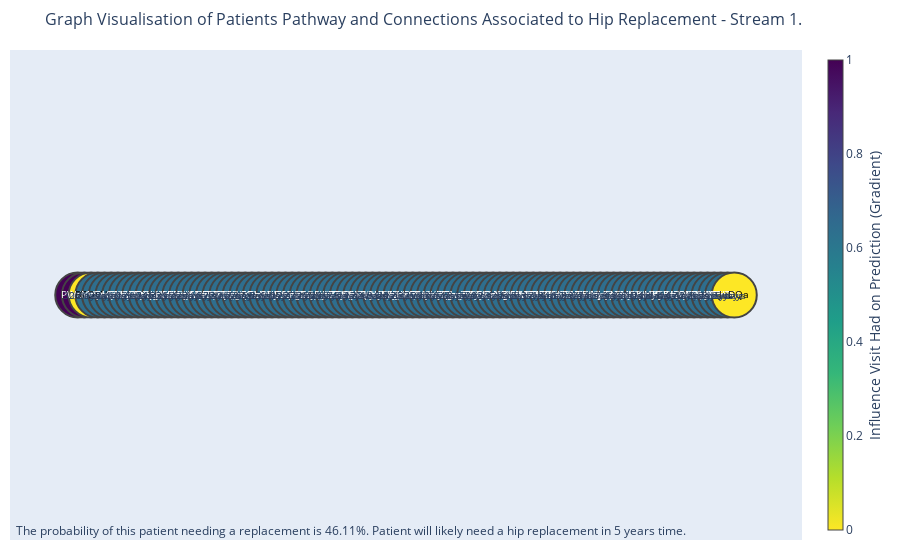

This figure's notebook cell:
### Code cell
# Generate edge_x and edge_y
edge_x = []
edge_y = []

for _, row in edge_pos_df.iterrows():
    edge_x.extend([row['x0'], row['x1'], None])
    edge_y.extend([row['y0'], row['y1'], None])

# Create edge_trace
edge_trace = go.Scatter(
    x=edge_x,
    y=edge_y,
    line=dict(width=0.5, color='#888'),
    hoverinfo='none',  # Disable hover info for lines
    mode='lines'
)

# Generate node_x and node_y lists
node_x = pos_df['x'].tolist()
node_y = pos_df['y'].tolist()
node_labels = merged_pos_df['ReadCode'].tolist()
node_hover_text = merged_pos_df['ReadCode_descript'].tolist()


# Map the text colour based on the colour of the node so that it can be read
def text_color_mapping(numbers):
    return ['black' if num < 0.5 else 'white' for num in numbers]

text_colors = text_color_mapping(merged_pos_df['norm_timestep_ave_grad'].to_list())

# Create node_trace with static labels and hover text
node_trace = go.Scatter(
    x=node_x,
    y=node_y,
    mode='markers+text',
    text=node_labels,  # Static labels for nodes
    textposition='middle center', 
    textfont=dict(
        size=10,
        color=text_colors  # Set color for edge text
    ),
    hoverinfo='text',  # Configure hover info
    marker=dict(
        showscale=True,
        colorscale='Viridis',
        reversescale=True,
        color='black',
        size=45,
        colorbar=dict(
            thickness=15,
            title='Influence Visit Had on Prediction (Gradient)',
            xanchor='left',
            titleside='right'
        ),
        line_width=2
    ),
    # Add hover text as a separate trace if needed
    hovertext=node_hover_text
)

node_trace.marker.color = merged_pos_df['norm_timestep_ave_grad'].to_list() # colour the markers based on the number of node connections


# Calculate midpoints for annotations (optional)
annotations = []
for _, row in edge_pos_df.iterrows():
    mid_x = (row['x0'] + row['x1']) / 2
    mid_y = (row['y0'] + row['y1']) / 2
    annotations.append(
        dict(
            x=mid_x,
            y=mid_y,
            text=f"{int(round(row['time_between']*30.4167,0))} days",
            showarrow=False,
            font=dict(size=10),
            align="center"
        )
    )

if outcome == 'hip':
    out_print = f'Patient will likely need a hip replacement in {years_in_advance} years time.'
else:
    out_print = f'It is unlikely this patient will need a hip replacement in {years_in_advance} years time.'
stream_num = '1'

proba_of_replace = 1/ (1+np.exp(logits)) # use sigmoid to convert logits to probs
annotations.append(dict(
                    text=f"The probability of this patient needing a replacement is {round(proba_of_replace.item()*100,2)}%. {out_print}",
                    showarrow=False,
                    xref="paper", yref="paper",
                    x=0.005, y=-0.002 ))

# Create the figure
fig = go.Figure(data=[edge_trace, node_trace],
                layout=go.Layout(
                    title=f'Graph Visualisation of Patients Pathway and Connections Associated to Hip Replacement - Stream {stream_num}.',
                    titlefont_size=16,
                    showlegend=False,
                    hovermode='closest',
                    margin=dict(b=20, l=10, r=5, t=50),
                    annotations=annotations,
                    xaxis=dict(showgrid=False, zeroline=False, showticklabels=False),
                    yaxis=dict(showgrid=False, zeroline=False, showticklabels=False))
                )

if ((proba_of_replace.item() > 0.5) and (outcome != 'hip')) or ((proba_of_replace.item()) < 0.5) and (outcome == 'hip'):
    print("Model predicted incorrectly")

fig.show()

### Figure 1 — Plotly figure (JSON) as saved in the notebook; plotly's stock layout.template omitted (floating-point values rounded to 4 significant figures; data arrays with more than 128 entries replaced by an {"elided": "..."} marker saying what was removed)
{"data": [{"hoverinfo": "none", "line": {"color": "#888", "width": 0.5}, "mode": "lines", "type": "scatter", "x": {"elided": "294 int values"}, "y": {"elided": "294 int values"}}, {"hoverinfo": "text", "hovertext": ["28 ReadCode descript here", "319 ReadCode descript here", "479 ReadCode descript here", "140 ReadCode descript here", "100 ReadCode descript here", "304 ReadCode descript here", "481 ReadCode descript here", "226 ReadCode descript here", "218 ReadCode descript here", "242 ReadCode descript here", "240 ReadCode descript here", "173 ReadCode descript here", "293 ReadCode descript here", "356 ReadCode descript here", "495 ReadCode descript here", "316 ReadCode descript here", "72 ReadCode descript here", "81 ReadCode descript here", "293 ReadCode descript here", "403 ReadCode descript here", "204 ReadCode descript here", "273 ReadCode descript here", "206 ReadCode descript here", "471 ReadCode descript here", "339 ReadCode descript here", "476 ReadCode descript here", "386 ReadCode descript here", "402 ReadCode descript here", "5 ReadCode descript here", "398 ReadCode descript here", "127 ReadCode descript here", "441 ReadCode descript here", "421 ReadCode descript here", "417 ReadCode descript here", "42 ReadCode descript here", "113 ReadCode descript here", "53 ReadCode descript here", "171 ReadCode descript here", "124 ReadCode descript here", "121 ReadCode descript here", "325 ReadCode descript here", "254 ReadCode descript here", "250 ReadCode descript here", "304 ReadCode descript here", "205 ReadCode descript here", "83 ReadCode descript here", "407 ReadCode descript here", "197 ReadCode descript here", "205 ReadCode descript here", "141 ReadCode descript here", "389 ReadCode descript here", "30 ReadCode descript here", "170 ReadCode descript here", "392 ReadCode descript here", "29 ReadCode descript here", "215 ReadCode descript here", "24 ReadCode descript here", "379 ReadCode descript here", "17 ReadCode descript here", "45 ReadCode descript here", "211 ReadCode descript here", "349 ReadCode descript here", "435 ReadCode descript here", "141 ReadCode descript here", "60 ReadCode descript here", "251 ReadCode descript here", "95 ReadCode descript here", "153 ReadCode descript here", "308 ReadCode descript here", "271 ReadCode descript here", "73 ReadCode descript here", "368 ReadCode descript here", "28 ReadCode descript here", "336 ReadCode descript here", "475 ReadCode descript here", "297 ReadCode descript here", "387 ReadCode descript here", "196 ReadCode descript here", "166 ReadCode descript here", "289 ReadCode descript here", "48 ReadCode descript here", "502 ReadCode descript here", "473 ReadCode descript here", "194 ReadCode descript here", "131 ReadCode descript here", "42 ReadCode descript here", "423 ReadCode descript here", "281 ReadCode descript here", "280 ReadCode descript here", "320 ReadCode descript here", "146 ReadCode descript here", "490 ReadCode descript here", "57 ReadCode descript here", "128 ReadCode descript here", "322 ReadCode descript here", "306 ReadCode descript here", "413 ReadCode descript here", "455 ReadCode descript here", "393 ReadCode descript here"], "marker": {"color": [1, 1, 0, 0.6393, 0.6393, 0.6393, 0.6393, 0.6393, 0.6393, 0.6393, 0.6393, 0.6393, 0.6393, 0.6393, 0.6393, 0.6393, 0.6393, 0.6393, 0.6393, 0.6393, 0.6393, 0.6393, 0.6393, 0.6393, 0.6393, 0.6393, 0.6393, 0.6393, 0.6393, 0.6393, 0.6393, 0.6393, 0.6393, 0.6393, 0.6393, 0.6393, 0.6393, 0.6393, 0.6393, 0.6393, 0.6393, 0.6393, 0.6393, 0.6393, 0.6393, 0.6393, 0.6393, 0.6393, 0.6393, 0.6393, 0.6393, 0.6393, 0.6393, 0.6393, 0.6393, 0.6393, 0.6393, 0.6393, 0.6393, 0.6393, 0.6393, 0.6393, 0.6393, 0.6393, 0.6393, 0.6393, 0.6393, 0.6393, 0.6393, 0.6393, 0.6393, 0.6393, 0.6393, 0.6393, 0.6393, 0.6393, 0.6393, 0.6393, 0.6393, 0.6393, 0.6393, 0.6393, 0.6393, 0.6393, 0.6393, 0.6393, 0.6393, 0.6393, 0.6393, 0.6393, 0.6393, 0.6393, 0.6393, 0.6393, 0.6393, 0.6393, 0.6393, 0.6393, 0], "colorbar": {"thickness": 15, "title": {"side": "right", "text": "Influence Visit Had on Prediction (Gradient)"}, "xanchor": "left"}, "colorscale": [[0, "#440154"], [0.1111, "#482878"], [0.2222, "#3e4989"], [0.3333, "#31688e"], [0.4444, "#26828e"], [0.5556, "#1f9e89"], [0.6667, "#35b779"], [0.7778, "#6ece58"], [0.8889, "#b5de2b"], [1, "#fde725"]], "line": {"width": 2}, "reversescale": true, "showscale": true, "size": 45}, "mode": "markers+text", "text": ["PWaYV", "kKuPv", "BTOLN", "MtOuC", "SKrlZ", "jnQdK", "HaHZd", "uHuRE", "kqSSa", "xGItz", "ODTdq", "QXpao", "nLUFE", "JyAYW", "jVaMw", "sUtqV", "NBgYH", "hbSQs", "nLUFE", "MsKCt", "YHqXn", "ZUlQu", "FYvIS", "FFnaU", "GjgQS", "NxOTm", "kxOuO", "OIarL", "bEtvj", "nCISK", "UdZoe", "lHSSN", "LopeD", "VogCO", "QvsjF", "Oxqno", "coXKt", "ovuZT", "jjWTy", "xCaCG", "XOSyw", "aAXMY", "WaZbN", "jnQdK", "FyJwr", "vLwMb", "pEwFJ", "jQHbK", "FyJwr", "epNQm", "uxbTn", "EDHdv", "BHSKF", "iyxnl", "mIFZJ", "rjQio", "zQznn", "JasTs", "qjSPy", "cFEPl", "PKEGv", "nyBzz", "KCdlQ", "epNQm", "eYNAN", "lJXYU", "pWIWZ", "RwYMs", "xSBVR", "NhEGl", "EZlKe", "abKxE", "PWaYV", "viOIS", "GzbeD", "zxBiU", "Pbclq", "ldHjx", "wKmyN", "dyBpU", "UIobM", "CtENY", "lqsGc", "ejsKl", "udond", "QvsjF", "wGtyZ", "NPwNl", "svDcH", "THNCA", "mQLFE", "LQcUl", "ahZan", "KqhUB", "WsdfG", "yJNnK", "NFzZa", "VjuCA", "JuDQa"], "textfont": {"color": ["white", "white", "black", "white", "white", "white", "white", "white", "white", "white", "white", "white", "white", "white", "white", "white", "white", "white", "white", "white", "white", "white", "white", "white", "white", "white", "white", "white", "white", "white", "white", "white", "white", "white", "white", "white", "white", "white", "white", "white", "white", "white", "white", "white", "white", "white", "white", "white", "white", "white", "white", "white", "white", "white", "white", "white", "white", "white", "white", "white", "white", "white", "white", "white", "white", "white", "white", "white", "white", "white", "white", "white", "white", "white", "white", "white", "white", "white", "white", "white", "white", "white", "white", "white", "white", "white", "white", "white", "white", "white", "white", "white", "white", "white", "white", "white", "white", "white", "black"], "size": 10}, "textposition": "middle center", "type": "scatter", "x": [0, 1, 2, 3, 4, 5, 6, 7, 8, 9, 10, 11, 12, 13, 14, 15, 16, 17, 18, 19, 20, 21, 22, 23, 24, 25, 26, 27, 28, 29, 30, 31, 32, 33, 34, 35, 36, 37, 38, 39, 40, 41, 42, 43, 44, 45, 46, 47, 48, 49, 50, 51, 52, 53, 54, 55, 56, 57, 58, 59, 60, 61, 62, 63, 64, 65, 66, 67, 68, 69, 70, 71, 72, 73, 74, 75, 76, 77, 78, 79, 80, 81, 82, 83, 84, 85, 86, 87, 88, 89, 90, 91, 92, 93, 94, 95, 96, 97, 98], "y": [0, 0, 0, 0, 0, 0, 0, 0, 0, 0, 0, 0, 0, 0, 0, 0, 0, 0, 0, 0, 0, 0, 0, 0, 0, 0, 0, 0, 0, 0, 0, 0, 0, 0, 0, 0, 0, 0, 0, 0, 0, 0, 0, 0, 0, 0, 0, 0, 0, 0, 0, 0, 0, 0, 0, 0, 0, 0, 0, 0, 0, 0, 0, 0, 0, 0, 0, 0, 0, 0, 0, 0, 0, 0, 0, 0, 0, 0, 0, 0, 0, 0, 0, 0, 0, 0, 0, 0, 0, 0, 0, 0, 0, 0, 0, 0, 0, 0, 0]}], "layout": {"annotations": [{"align": "center", "font": {"size": 10}, "showarrow": false, "text": "30 days", "x": 0.5, "y": 0}, {"align": "center", "font": {"size": 10}, "showarrow": false, "text": "26 days", "x": 1.5, "y": 0}, {"align": "center", "font": {"size": 10}, "showarrow": false, "text": "21 days", "x": 2.5, "y": 0}, {"align": "center", "font": {"size": 10}, "showarrow": false, "text": "6 days", "x": 3.5, "y": 0}, {"align": "center", "font": {"size": 10}, "showarrow": false, "text": "27 days", "x": 4.5, "y": 0}, {"align": "center", "font": {"size": 10}, "showarrow": false, "text": "24 days", "x": 5.5, "y": 0}, {"align": "center", "font": {"size": 10}, "showarrow": false, "text": "1 days", "x": 6.5, "y": 0}, {"align": "center", "font": {"size": 10}, "showarrow": false, "text": "10 days", "x": 7.5, "y": 0}, {"align": "center", "font": {"size": 10}, "showarrow": false, "text": "12 days", "x": 8.5, "y": 0}, {"align": "center", "font": {"size": 10}, "showarrow": false, "text": "9 days", "x": 9.5, "y": 0}, {"align": "center", "font": {"size": 10}, "showarrow": false, "text": "19 days", "x": 10.5, "y": 0}, {"align": "center", "font": {"size": 10}, "showarrow": false, "text": "24 days", "x": 11.5, "y": 0}, {"align": "center", "font": {"size": 10}, "showarrow": false, "text": "16 days", "x": 12.5, "y": 0}, {"align": "center", "font": {"size": 10}, "showarrow": false, "text": "23 days", "x": 13.5, "y": 0}, {"align": "center", "font": {"size": 10}, "showarrow": false, "text": "21 days", "x": 14.5, "y": 0}, {"align": "center", "font": {"size": 10}, "showarrow": false, "text": "17 days", "x": 15.5, "y": 0}, {"align": "center", "font": {"size": 10}, "showarrow": false, "text": "6 days", "x": 16.5, "y": 0}, {"align": "center", "font": {"size": 10}, "showarrow": false, "text": "23 days", "x": 17.5, "y": 0}, {"align": "center", "font": {"size": 10}, "showarrow": false, "text": "1 days", "x": 18.5, "y": 0}, {"align": "center", "font": {"size": 10}, "showarrow": false, "text": "16 days", "x": 19.5, "y": 0}, {"align": "center", "font": {"size": 10}, "showarrow": false, "text": "27 days", "x": 20.5, "y": 0}, {"align": "center", "font": {"size": 10}, "showarrow": false, "text": "22 days", "x": 21.5, "y": 0}, {"align": "center", "font": {"size": 10}, "showarrow": false, "text": "30 days", "x": 22.5, "y": 0}, {"align": "center", "font": {"size": 10}, "showarrow": false, "text": "21 days", "x": 23.5, "y": 0}, {"align": "center", "font": {"size": 10}, "showarrow": false, "text": "7 days", "x": 24.5, "y": 0}, {"align": "center", "font": {"size": 10}, "showarrow": false, "text": "26 days", "x": 25.5, "y": 0}, {"align": "center", "font": {"size": 10}, "showarrow": false, "text": "7 days", "x": 26.5, "y": 0}, {"align": "center", "font": {"size": 10}, "showarrow": false, "text": "25 days", "x": 27.5, "y": 0}, {"align": "center", "font": {"size": 10}, "showarrow": false, "text": "23 days", "x": 28.5, "y": 0}, {"align": "center", "font": {"size": 10}, "showarrow": false, "text": "6 days", "x": 29.5, "y": 0}, {"align": "center", "font": {"size": 10}, "showarrow": false, "text": "10 days", "x": 30.5, "y": 0}, {"align": "center", "font": {"size": 10}, "showarrow": false, "text": "17 days", "x": 31.5, "y": 0}, {"align": "center", "font": {"size": 10}, "showarrow": false, "text": "22 days", "x": 32.5, "y": 0}, {"align": "center", "font": {"size": 10}, "showarrow": false, "text": "27 days", "x": 33.5, "y": 0}, {"align": "center", "font": {"size": 10}, "showarrow": false, "text": "22 days", "x": 34.5, "y": 0}, {"align": "center", "font": {"size": 10}, "showarrow": false, "text": "21 days", "x": 35.5, "y": 0}, {"align": "center", "font": {"size": 10}, "showarrow": false, "text": "24 days", "x": 36.5, "y": 0}, {"align": "center", "font": {"size": 10}, "showarrow": false, "text": "28 days", "x": 37.5, "y": 0}, {"align": "center", "font": {"size": 10}, "showarrow": false, "text": "10 days", "x": 38.5, "y": 0}, {"align": "center", "font": {"size": 10}, "showarrow": false, "text": "7 days", "x": 39.5, "y": 0}, {"align": "center", "font": {"size": 10}, "showarrow": false, "text": "5 days", "x": 40.5, "y": 0}, {"align": "center", "font": {"size": 10}, "showarrow": false, "text": "13 days", "x": 41.5, "y": 0}, {"align": "center", "font": {"size": 10}, "showarrow": false, "text": "17 days", "x": 42.5, "y": 0}, {"align": "center", "font": {"size": 10}, "showarrow": false, "text": "30 days", "x": 43.5, "y": 0}, {"align": "center", "font": {"size": 10}, "showarrow": false, "text": "24 days", "x": 44.5, "y": 0}, {"align": "center", "font": {"size": 10}, "showarrow": false, "text": "9 days", "x": 45.5, "y": 0}, {"align": "center", "font": {"size": 10}, "showarrow": false, "text": "6 days", "x": 46.5, "y": 0}, {"align": "center", "font": {"size": 10}, "showarrow": false, "text": "20 days", "x": 47.5, "y": 0}, {"align": "center", "font": {"size": 10}, "showarrow": false, "text": "12 days", "x": 48.5, "y": 0}, {"align": "center", "font": {"size": 10}, "showarrow": false, "text": "25 days", "x": 49.5, "y": 0}, {"align": "center", "font": {"size": 10}, "showarrow": false, "text": "23 days", "x": 50.5, "y": 0}, {"align": "center", "font": {"size": 10}, "showarrow": false, "text": "25 days", "x": 51.5, "y": 0}, {"align": "center", "font": {"size": 10}, "showarrow": false, "text": "28 days", "x": 52.5, "y": 0}, {"align": "center", "font": {"size": 10}, "showarrow": false, "text": "13 days", "x": 53.5, "y": 0}, {"align": "center", "font": {"size": 10}, "showarrow": false, "text": "12 days", "x": 54.5, "y": 0}, {"align": "center", "font": {"size": 10}, "showarrow": false, "text": "1 days", "x": 55.5, "y": 0}, {"align": "center", "font": {"size": 10}, "showarrow": false, "text": "27 days", "x": 56.5, "y": 0}, {"align": "center", "font": {"size": 10}, "showarrow": false, "text": "3 days", "x": 57.5, "y": 0}, {"align": "center", "font": {"size": 10}, "showarrow": false, "text": "1 days", "x": 58.5, "y": 0}, {"align": "center", "font": {"size": 10}, "showarrow": false, "text": "9 days", "x": 59.5, "y": 0}, {"align": "center", "font": {"size": 10}, "showarrow": false, "text": "20 days", "x": 60.5, "y": 0}, {"align": "center", "font": {"size": 10}, "showarrow": false, "text": "19 days", "x": 61.5, "y": 0}, {"align": "center", "font": {"size": 10}, "showarrow": false, "text": "23 days", "x": 62.5, "y": 0}, {"align": "center", "font": {"size": 10}, "showarrow": false, "text": "6 days", "x": 63.5, "y": 0}, {"align": "center", "font": {"size": 10}, "showarrow": false, "text": "20 days", "x": 64.5, "y": 0}, {"align": "center", "font": {"size": 10}, "showarrow": false, "text": "5 days", "x": 65.5, "y": 0}, {"align": "center", "font": {"size": 10}, "showarrow": false, "text": "15 days", "x": 66.5, "y": 0}, {"align": "center", "font": {"size": 10}, "showarrow": false, "text": "9 days", "x": 67.5, "y": 0}, {"align": "center", "font": {"size": 10}, "showarrow": false, "text": "3 days", "x": 68.5, "y": 0}, {"align": "center", "font": {"size": 10}, "showarrow": false, "text": "7 days", "x": 69.5, "y": 0}, {"align": "center", "font": {"size": 10}, "showarrow": false, "text": "18 days", "x": 70.5, "y": 0}, {"align": "center", "font": {"size": 10}, "showarrow": false, "text": "6 days", "x": 71.5, "y": 0}, {"align": "center", "font": {"size": 10}, "showarrow": false, "text": "16 days", "x": 72.5, "y": 0}, {"align": "center", "font": {"size": 10}, "showarrow": false, "text": "10 days", "x": 73.5, "y": 0}, {"align": "center", "font": {"size": 10}, "showarrow": false, "text": "8 days", "x": 74.5, "y": 0}, {"align": "center", "font": {"size": 10}, "showarrow": false, "text": "9 days", "x": 75.5, "y": 0}, {"align": "center", "font": {"size": 10}, "showarrow": false, "text": "27 days", "x": 76.5, "y": 0}, {"align": "center", "font": {"size": 10}, "showarrow": false, "text": "14 days", "x": 77.5, "y": 0}, {"align": "center", "font": {"size": 10}, "showarrow": false, "text": "16 days", "x": 78.5, "y": 0}, {"align": "center", "font": {"size": 10}, "showarrow": false, "text": "7 days", "x": 79.5, "y": 0}, {"align": "center", "font": {"size": 10}, "showarrow": false, "text": "9 days", "x": 80.5, "y": 0}, {"align": "center", "font": {"size": 10}, "showarrow": false, "text": "11 days", "x": 81.5, "y": 0}, {"align": "center", "font": {"size": 10}, "showarrow": false, "text": "30 days", "x": 82.5, "y": 0}, {"align": "center", "font": {"size": 10}, "showarrow": false, "text": "7 days", "x": 83.5, "y": 0}, {"align": "center", "font": {"size": 10}, "showarrow": false, "text": "10 days", "x": 84.5, "y": 0}, {"align": "center", "font": {"size": 10}, "showarrow": false, "text": "24 days", "x": 85.5, "y": 0}, {"align": "center", "font": {"size": 10}, "showarrow": false, "text": "18 days", "x": 86.5, "y": 0}, {"align": "center", "font": {"size": 10}, "showarrow": false, "text": "4 days", "x": 87.5, "y": 0}, {"align": "center", "font": {"size": 10}, "showarrow": false, "text": "4 days", "x": 88.5, "y": 0}, {"align": "center", "font": {"size": 10}, "showarrow": false, "text": "14 days", "x": 89.5, "y": 0}, {"align": "center", "font": {"size": 10}, "showarrow": false, "text": "17 days", "x": 90.5, "y": 0}, {"align": "center", "font": {"size": 10}, "showarrow": false, "text": "24 days", "x": 91.5, "y": 0}, {"align": "center", "font": {"size": 10}, "showarrow": false, "text": "24 days", "x": 92.5, "y": 0}, {"align": "center", "font": {"size": 10}, "showarrow": false, "text": "9 days", "x": 93.5, "y": 0}, {"align": "center", "font": {"size": 10}, "showarrow": false, "text": "12 days", "x": 94.5, "y": 0}, {"align": "center", "font": {"size": 10}, "showarrow": false, "text": "8 days", "x": 95.5, "y": 0}, {"align": "center", "font": {"size": 10}, "showarrow": false, "text": "19 days", "x": 96.5, "y": 0}, {"align": "center", "font": {"size": 10}, "showarrow": false, "text": "5 days", "x": 97.5, "y": 0}, {"showarrow": false, "text": "The probability of this patient needing a replacement is 46.11%. Patient will likely need a hip replacement in 5 years time.", "x": 0.005, "xref": "paper", "y": -0.002, "yref": "paper"}], "hovermode": "closest", "margin": {"b": 20, "l": 10, "r": 5, "t": 50}, "showlegend": false, "title": {"font": {"size": 16}, "text": "Graph Visualisation of Patients Pathway and Connections Associated to Hip Replacement - Stream 1."}, "xaxis": {"showgrid": false, "showticklabels": false, "zeroline": false}, "yaxis": {"showgrid": false, "showticklabels": false, "zeroline": false}}}
